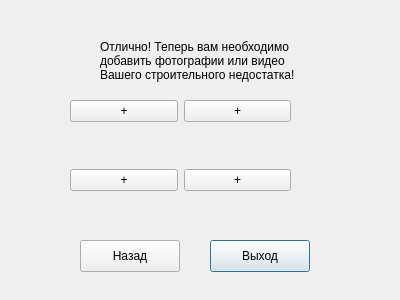
<?xml version="1.0" encoding="UTF-8"?>
<ui version="4.0">
 <class>Build</class>
 <widget class="QDialog" name="Build">
  <property name="geometry">
   <rect>
    <x>0</x>
    <y>0</y>
    <width>400</width>
    <height>300</height>
   </rect>
  </property>
  <property name="windowTitle">
   <string>Dialog</string>
  </property>
  <widget class="QPushButton" name="pushButton_2">
   <property name="geometry">
    <rect>
     <x>210</x>
     <y>240</y>
     <width>100</width>
     <height>32</height>
    </rect>
   </property>
   <property name="text">
    <string>Выход</string>
   </property>
  </widget>
  <widget class="QLabel" name="label">
   <property name="geometry">
    <rect>
     <x>100</x>
     <y>30</y>
     <width>211</width>
     <height>61</height>
    </rect>
   </property>
   <property name="text">
    <string>Отлично! Теперь вам необходимо добавить фотографии или видео Вашего строительного недостатка!</string>
   </property>
   <property name="wordWrap">
    <bool>true</bool>
   </property>
  </widget>
  <widget class="QPushButton" name="pushButton">
   <property name="geometry">
    <rect>
     <x>80</x>
     <y>240</y>
     <width>100</width>
     <height>32</height>
    </rect>
   </property>
   <property name="text">
    <string>Назад</string>
   </property>
  </widget>
  <widget class="QWidget" name="gridLayoutWidget">
   <property name="geometry">
    <rect>
     <x>70</x>
     <y>100</y>
     <width>221</width>
     <height>131</height>
    </rect>
   </property>
   <layout class="QGridLayout" name="gridLayout">
    <item row="1" column="1">
     <widget class="QLabel" name="label_3">
      <property name="text">
       <string/>
      </property>
     </widget>
    </item>
    <item row="3" column="0">
     <widget class="QLabel" name="label_4">
      <property name="text">
       <string/>
      </property>
     </widget>
    </item>
    <item row="0" column="0">
     <widget class="QPushButton" name="pushButton_3">
      <property name="text">
       <string>+</string>
      </property>
     </widget>
    </item>
    <item row="3" column="1">
     <widget class="QLabel" name="label_5">
      <property name="text">
       <string/>
      </property>
     </widget>
    </item>
    <item row="1" column="0">
     <widget class="QLabel" name="label_2">
      <property name="text">
       <string/>
      </property>
     </widget>
    </item>
    <item row="2" column="1">
     <widget class="QPushButton" name="pushButton_4">
      <property name="text">
       <string>+</string>
      </property>
     </widget>
    </item>
    <item row="0" column="1">
     <widget class="QPushButton" name="pushButton_5">
      <property name="text">
       <string>+</string>
      </property>
     </widget>
    </item>
    <item row="2" column="0">
     <widget class="QPushButton" name="pushButton_6">
      <property name="text">
       <string>+</string>
      </property>
     </widget>
    </item>
   </layout>
  </widget>
 </widget>
 <resources/>
 <connections/>
</ui>
